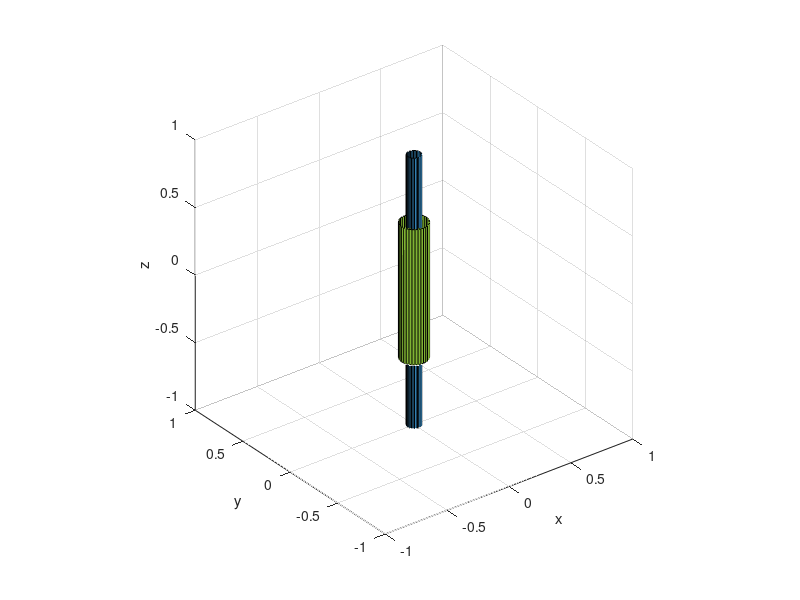
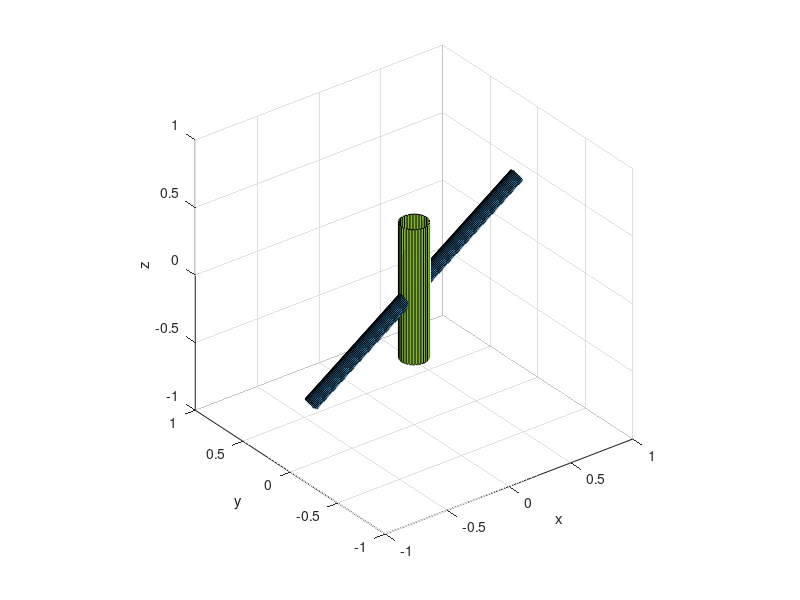

These figures' MATLAB source, in order:
[xc1,yc1,zc1] = cylinder(0.1,32);
zc1 = zc1 - 0.5;
[xc2,yc2,zc2] = cylinder(0.05,32);
zc2 = 2*zc2-1;
figure('Position',[0,100,640,480])
cols1 = ones([size(zc1),3]);
cols1(:,:,1) = 0.5*cols1(:,:,1);
cols1(:,:,2) = 0.7*cols1(:,:,2);
cols1(:,:,3) = 0.2*cols1(:,:,3);
surf(xc1,yc1,zc1,cols1);
hold on;
cols2 = ones([size(zc1),3]);
cols2(:,:,1) = 0.2*cols2(:,:,1);
cols2(:,:,2) = 0.5*cols2(:,:,2);
cols2(:,:,3) = 0.7*cols2(:,:,3);
surf(xc2,yc2,zc2,cols2)
xlim([-1,1]);xlabel('x')
ylim([-1,1]);ylabel('y')
zlim([-1,1]);zlabel('z')
axis equal

figure('Position',[641,100,640,480])

for phi = 0:pi/32:pi/3
  deltaz = 0;

  M = [...
  cos(phi)  0 sin(phi) 0;...
  0         1 0        0;...
  -sin(phi) 0 cos(phi) deltaz;...
  0         0 0         1];

  coo = M*[xc2(:)';yc2(:)';zc2(:)';ones(1,numel(xc2))];

  xc3 = reshape(coo(1,:),size(xc2));
  yc3 = reshape(coo(2,:),size(yc2));
  zc3 = reshape(coo(3,:),size(zc2));

  hold off
  surf(xc1,yc1,zc1,cols1);
  hold on;
  surf(xc3,yc3,zc3,cols2);
  xlim([-1,1]);xlabel('x')
  ylim([-1,1]);ylabel('y')
  zlim([-1,1]);zlabel('z')
  axis equal
  drawnow
  pause(1/24)
  end
